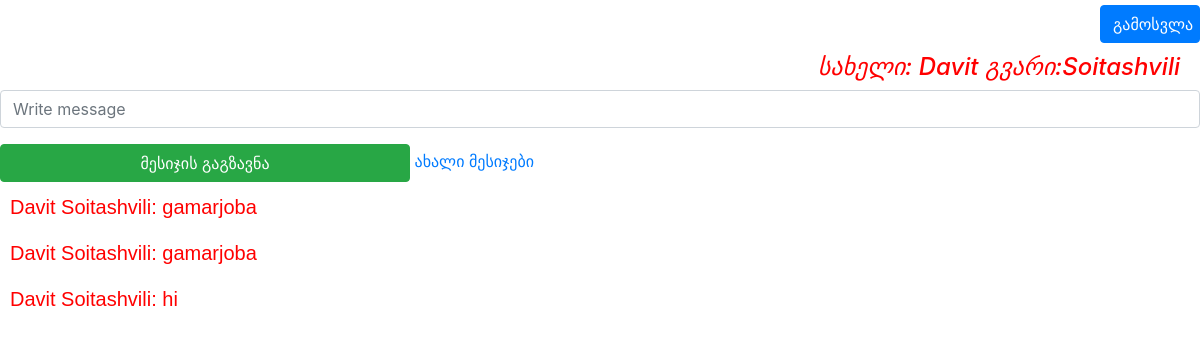
Screenshot of / (signed in) with the database file from the repository.
### pages/models.py (models this page shows, shortened)
class Message(models.Model):
    author = models.CharField(max_length=100)
    message = models.CharField(max_length=1000)
    time = models.TimeField(auto_now_add=True)

### pages/views.py (the view)
# urls.py: path('', mainView, name="main page"),
@login_required(login_url="login page")
def mainView(request):
    User = f"სახელი: {request.user.first_name} გვარი:{request.user.last_name}"
    form = MessageForm()
    messages = Message.objects.all()
    length = messages
    if request.POST:
        form = MessageForm(request.POST)
        message = form['message'].value()
        Message(author=f"{request.user.first_name} {request.user.last_name}", message=message).save()
        messages = Message.objects.all()
        return redirect('main page')
    return render(request, 'main.html', {'messages':messages,'form':form,"userinfo":User})

### pages/forms.py
class MessageForm(forms.ModelForm):
    message = forms.CharField(widget=forms.TextInput(attrs={"class":"form-control","placeholder":"Write message"}))
    class Meta:
        model = Message
        fields = ('message',)

### pages/templates/main.html (shortened to what this page needs)
<!doctype html>
<html lang="en">
  <head>
    <link rel="stylesheet" href="https://stackpath.bootstrapcdn.com/bootstrap/4.3.1/css/bootstrap.min.css">
  </head>
  <body>
  <div style="text-align: right">
<form action="{% url 'logout' %}" method="get">
    <button class="btn btn-primary" style="margin-top: 5px;width:100px" type="submit" value="logout">გამოსვლა</button>
</form>
      <h4 style="margin-right: 20px; margin-top: 10px;color: red"><i>{{ userinfo }}</i></h4>
</div>
<form action="{% url 'main page' %}" method="post">
    <p>{{ form.message }}</p>
    <input class="btn btn-success" style="width: 410px;text-align: center" type="submit" value="მესიჯის გაგზავნა">    <a href="{% url 'main page' %}">ახალი მესიჯები</a>
</form>
<div class="myBox">
    {% for message in messages %}
        <p style="size: 10px;color: red">{{ message.author }}: {{ message.message }}</p>
    {% endfor %}
</div>
  </body>
</html>

### pages/templates/main.html (style rules this page uses)
body { margin-bottom: 1000%; }
.myBox { border: none; padding: 10px; font: 20px/30px sans-serif; width: 1000px; height: 1000px; overflow: scroll; }

### rows the page displays
Message: author "Davit Soitashvili", message "gamarjoba"
Message: author "Davit Soitashvili", message "gamarjoba"
Message: author "Davit Soitashvili", message "hi"

### other values shown
{{ userinfo }} "სახელი: Davit გვარი:Soitashvili"
